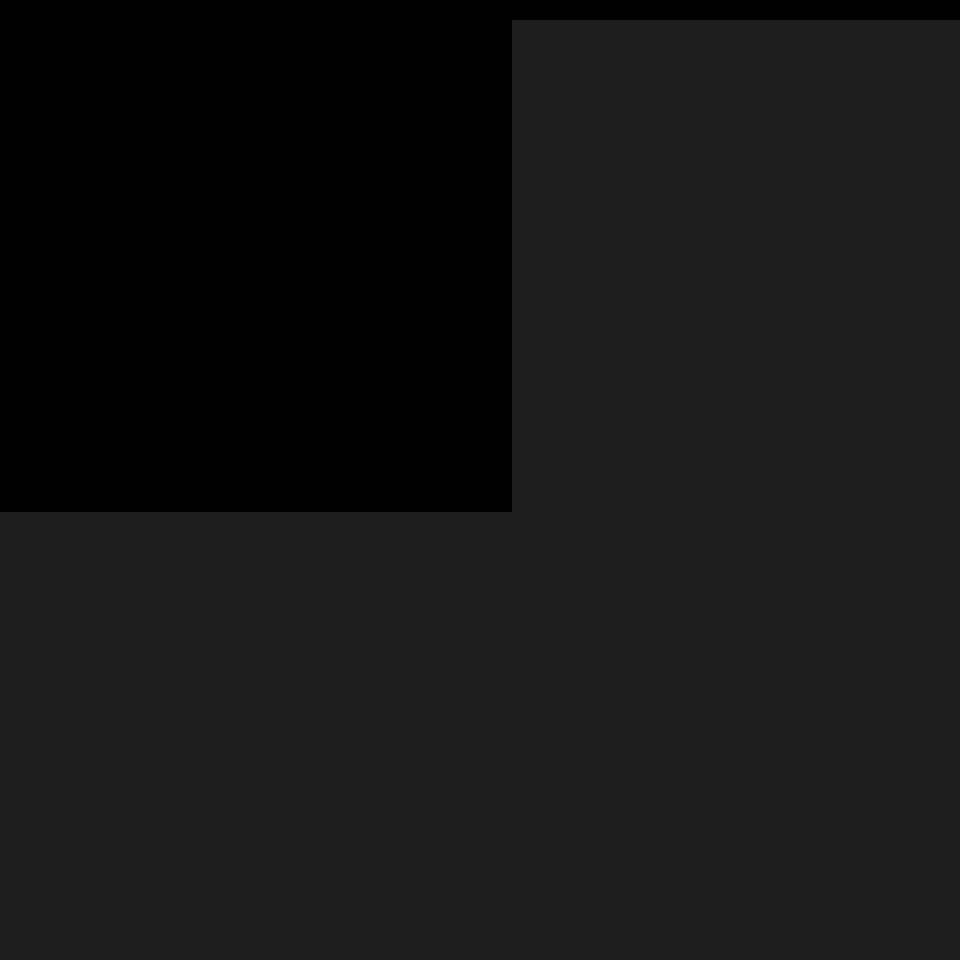
Frame 1 (no input)
Frame 60 (the mouse pressed at the canvas centre just before this capture): identical to frame 1, image omitted
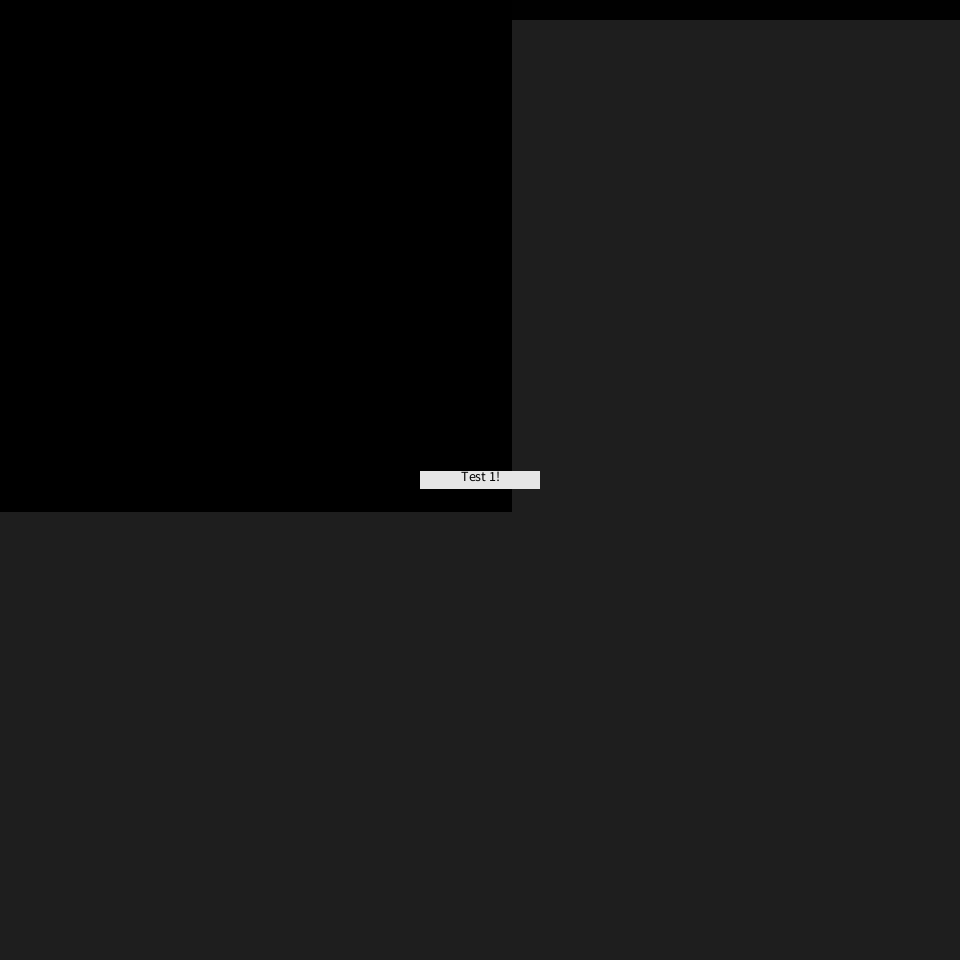
Frame 120 (the mouse held since frame 60 and released just before this capture)

The Processing sketch that drew these frames (run headless with seeded random() and noise(); from frame 60 on, the mouse is pressed at the canvas centre):

// Processing sketch: ImageNodes
// ── ImageNodes.pde
ArrayList<Node> nodes;
AddNode addNode;
PImage render;

void setup() {
  size(960, 960);
  nodes = new ArrayList<Node>();

  render = createImage(512, 512, RGB);
}


void draw() {
  background(30);

  image(render, 0, 0);

  for (int i = 0; i < nodes.size(); i++) {
    Node n = nodes.get(i);
    n.update();
    n.show();
  }

  if (addNode != null) {
    addNode.update();
    addNode.show();
  }

  noStroke();
  fill(0, 250);
  rect(0, 0, width, 20);

  /*
  Wire w = new Wire();
   w.show();
   */
}

void mousePressed() {
  addNode = new AddNode(mouseX, mouseY);
  /*
  //nodes.add(new Node(mouseX, mouseY));
   render = perlin(render, random(0.05), new PVector(random(1000), random(1000)), random(1));
   PImage aux = edge(render);
   aux = edge(aux);
   render = mix(render, aux, random(1));
   PImage radial = radialGradient(render, new PVector(random(render.width), random(render.height)), render.width*random(1));
   render = mix(render, radial, random(1));
   render = edge(render);
   */
}

PImage noise(PImage ori, boolean col) {
  PImage aux = ori.get();
  for (int j = 0; j < aux.height; j++) {
    for (int i = 0; i < aux.width; i++) {
      color val = (col)? color(random(256), random(256), random(256)) : color(random(256));
      aux.set(i, j, val);
    }
  }
  return aux;
}


PImage perlin(PImage ori, float det, PVector pos, float amp) {
  PImage aux = ori.get();
  for (int j = 0; j < aux.height; j++) {
    for (int i = 0; i < aux.width; i++) {
      float val = pow(noise(pos.x+det*i, pos.y+det*j), amp);
      aux.set(i, j, color(val*256));
    }
  }


  return aux;
}

PImage radialGradient(PImage ori, PVector pos, float size) {
  PImage aux = ori.get();
  for (int j = 0; j < aux.height; j++) {
    for (int i = 0; i < aux.width; i++) {
      float val = 1-constrain(dist(pos.x, pos.y, i, j)/size, 0, 1);
      val = pow(val, 0.8);
      aux.set(i, j, color(val*256));
    }
  }
  return aux;
}

PImage blur(PImage ori) {
  float v = 1.0 / 9.0;
  float[][] kernel = {{ v, v, v }, { v, v, v }, { v, v, v }};
  PImage aux = createImage(ori.width, ori.height, RGB);
  for (int y = 1; y < aux.height-1; y++) {
    for (int x = 1; x < aux.width-1; x++) {
      float sum = 0;
      for (int ky = -1; ky <= 1; ky++) {
        for (int kx = -1; kx <= 1; kx++) {
          float val = red(ori.get(x+kx, y+ky));
          sum += kernel[ky+1][kx+1] * val;
        }
      }
      aux.set(x, y, color(sum));
    }
  }
  aux.updatePixels();
  return aux;
}



PImage edge(PImage ori) {
  float[][] kernel = {{ -1, -1, -1}, 
    { -1, 9, -1}, 
    { -1, -1, -1}};
  ori.loadPixels();
  PImage aux = createImage(ori.width, ori.height, RGB);
  for (int y = 1; y < aux.height-1; y++) { 
    for (int x = 1; x < aux.width-1; x++) {
      float sum = 0; 
      for (int ky = -1; ky <= 1; ky++) {
        for (int kx = -1; kx <= 1; kx++) {
          float val = red(ori.get(x+kx, y+ky));
          sum += kernel[ky+1][kx+1] * val;
        }
      }
      aux.set(x, y, color(sum));
    }
  }
  aux.updatePixels();
  return aux;
}



PImage mix(PImage img1, PImage img2, float mix) {
  PImage aux = img1.get();
  for (int j = 0; j < aux.height; j++) {
    for (int i = 0; i < aux.width; i++) {
      color v1 = img1.get(i, j);
      color v2 = img2.get(i, j);
      aux.set(i, j, lerpColor(v1, v2, mix));
    }
  }
  return aux;
}

/*
PImage blur(PImage ori, float det, PVector pos, float amp) {
 PImage aux = ori.get();
 for (int j = 0; j < aux.height; j++) {
 for (int i = 0; i < aux.width; i++) {
 float val = pow(noise(pos.x+det*i, pos.y+det*j), amp);
 aux.set(i, j, color(val*256));
 }
 }
 return aux;
 }
 */




///////////////////////////

class In {
}

class Out {
}

class Wire {
  float x1, y1, x2, y2;
  Wire() {
    x1 = 100;
    y1 = 100;
    x2 = mouseX;
    y2 = mouseY;
  }

  void show() {
    float dx = (x1-x2)*0.5;
    float dy = 0;//(y1-y2)*0.5;
    strokeWeight(2);
    stroke(100);
    noFill();
    bezier(x1, y1, x1-dx, y1-dy, x2+dx, y2+dy, x2, y2);
  }
}

class AddNode {
  float x, y, w, h;
  String text;
  AddNode(float x, float y) {
    this.x = x; 
    this.y = y;
    w = 120;
    h = 18;
    text = "Test 1!";
  }

  void update() {
  }

  void show() {

    fill(230);
    rect(x-w*0.5, y-h*0.5, w, h);
    textAlign(CENTER, TOP);
    textSize(14);
    fill(0);
    text(text, x-w*0.5, y-h*0.5, w, h);
  }
}

class Node {
  ArrayList<In> ins;
  ArrayList<Out> outs;
  boolean on, select, moved; 
  float x, y, w, h;
  String name;

  Node(float x, float y) {
    w = 120; 
    h = 100;
    this.x = x-w/2;
    this.y = y-h/2;
  }

  void update() {
  }

  void process() {
  }

  void show() {
    stroke(60);
    if (select) stroke(255, 200, 0);
    fill(70);
    rect(x, y, w, h, 4);
    noStroke();
    fill(55);
    rect(x+1, y+1, w-1, 19, 4, 4, 0, 0);
  }
}
